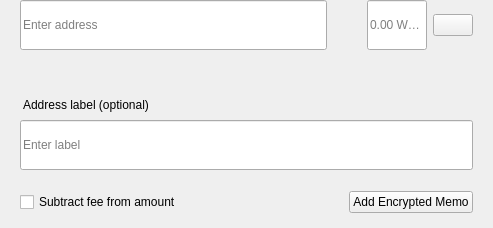
<?xml version="1.0" encoding="UTF-8"?>
<ui version="4.0">
 <class>SendMultiRow</class>
 <widget class="QWidget" name="SendMultiRow">
  <property name="geometry">
   <rect>
    <x>0</x>
    <y>0</y>
    <width>493</width>
    <height>228</height>
   </rect>
  </property>
  <property name="minimumSize">
   <size>
    <width>0</width>
    <height>0</height>
   </size>
  </property>
  <property name="maximumSize">
   <size>
    <width>16777215</width>
    <height>16777215</height>
   </size>
  </property>
  <property name="windowTitle">
   <string notr="true">N/A</string>
  </property>
  <layout class="QVBoxLayout" name="verticalLayout_3">
   <property name="spacing">
    <number>0</number>
   </property>
   <property name="leftMargin">
    <number>0</number>
   </property>
   <property name="topMargin">
    <number>0</number>
   </property>
   <property name="rightMargin">
    <number>20</number>
   </property>
   <property name="bottomMargin">
    <number>5</number>
   </property>
   <item alignment="Qt::AlignTop">
    <widget class="QWidget" name="widget" native="true">
     <property name="sizePolicy">
      <sizepolicy hsizetype="Expanding" vsizetype="Maximum">
       <horstretch>0</horstretch>
       <verstretch>0</verstretch>
      </sizepolicy>
     </property>
     <property name="minimumSize">
      <size>
       <width>0</width>
       <height>60</height>
      </size>
     </property>
     <property name="maximumSize">
      <size>
       <width>16777215</width>
       <height>85</height>
      </size>
     </property>
     <layout class="QHBoxLayout" name="horizontalLayout" stretch="6,0,2">
      <property name="spacing">
       <number>0</number>
      </property>
      <property name="leftMargin">
       <number>8</number>
      </property>
      <property name="topMargin">
       <number>0</number>
      </property>
      <property name="rightMargin">
       <number>0</number>
      </property>
      <property name="bottomMargin">
       <number>0</number>
      </property>
      <item alignment="Qt::AlignTop">
       <widget class="QStackedWidget" name="stackedAddress">
        <property name="minimumSize">
         <size>
          <width>0</width>
          <height>50</height>
         </size>
        </property>
        <property name="maximumSize">
         <size>
          <width>16777215</width>
          <height>50</height>
         </size>
        </property>
        <widget class="QWidget" name="page_4">
         <property name="sizePolicy">
          <sizepolicy hsizetype="Expanding" vsizetype="Preferred">
           <horstretch>0</horstretch>
           <verstretch>0</verstretch>
          </sizepolicy>
         </property>
         <property name="minimumSize">
          <size>
           <width>0</width>
           <height>50</height>
          </size>
         </property>
         <property name="maximumSize">
          <size>
           <width>16777215</width>
           <height>55</height>
          </size>
         </property>
         <layout class="QVBoxLayout" name="verticalLayout_7">
          <property name="spacing">
           <number>0</number>
          </property>
          <property name="leftMargin">
           <number>12</number>
          </property>
          <property name="topMargin">
           <number>0</number>
          </property>
          <property name="rightMargin">
           <number>0</number>
          </property>
          <property name="bottomMargin">
           <number>0</number>
          </property>
          <item>
           <widget class="QLineEdit" name="lineEditAddress">
            <property name="minimumSize">
             <size>
              <width>0</width>
              <height>50</height>
             </size>
            </property>
            <property name="maximumSize">
             <size>
              <width>16777215</width>
              <height>50</height>
             </size>
            </property>
            <property name="placeholderText">
             <string>Enter address</string>
            </property>
           </widget>
          </item>
         </layout>
        </widget>
        <widget class="QWidget" name="page_3"/>
       </widget>
      </item>
      <item>
       <spacer name="horizontalSpacer_3">
        <property name="orientation">
         <enum>Qt::Horizontal</enum>
        </property>
        <property name="sizeType">
         <enum>QSizePolicy::Fixed</enum>
        </property>
        <property name="sizeHint" stdset="0">
         <size>
          <width>40</width>
          <height>20</height>
         </size>
        </property>
       </spacer>
      </item>
      <item>
       <layout class="QHBoxLayout" name="horizontalLayout_2">
        <property name="spacing">
         <number>6</number>
        </property>
        <item alignment="Qt::AlignTop">
         <widget class="QLineEdit" name="lineEditAmount">
          <property name="sizePolicy">
           <sizepolicy hsizetype="Expanding" vsizetype="Preferred">
            <horstretch>0</horstretch>
            <verstretch>0</verstretch>
           </sizepolicy>
          </property>
          <property name="minimumSize">
           <size>
            <width>0</width>
            <height>50</height>
           </size>
          </property>
          <property name="maximumSize">
           <size>
            <width>16777215</width>
            <height>50</height>
           </size>
          </property>
          <property name="maxLength">
           <number>17</number>
          </property>
          <property name="alignment">
           <set>Qt::AlignLeading|Qt::AlignLeft|Qt::AlignVCenter</set>
          </property>
          <property name="placeholderText">
           <string notr="true">0.00 WAGE</string>
          </property>
         </widget>
        </item>
        <item>
         <layout class="QVBoxLayout" name="verticalLayout">
          <property name="topMargin">
           <number>14</number>
          </property>
          <property name="bottomMargin">
           <number>0</number>
          </property>
          <item alignment="Qt::AlignTop">
           <widget class="QPushButton" name="btnMenu">
            <property name="minimumSize">
             <size>
              <width>0</width>
              <height>0</height>
             </size>
            </property>
            <property name="maximumSize">
             <size>
              <width>16777215</width>
              <height>16777215</height>
             </size>
            </property>
            <property name="focusPolicy">
             <enum>Qt::NoFocus</enum>
            </property>
            <property name="text">
             <string/>
            </property>
           </widget>
          </item>
         </layout>
        </item>
       </layout>
      </item>
     </layout>
    </widget>
   </item>
   <item>
    <widget class="QWidget" name="layoutLabel" native="true">
     <property name="minimumSize">
      <size>
       <width>0</width>
       <height>0</height>
      </size>
     </property>
     <property name="maximumSize">
      <size>
       <width>16777215</width>
       <height>16777215</height>
      </size>
     </property>
     <layout class="QVBoxLayout" name="verticalLayout_9">
      <property name="spacing">
       <number>6</number>
      </property>
      <property name="leftMargin">
       <number>20</number>
      </property>
      <property name="topMargin">
       <number>0</number>
      </property>
      <property name="rightMargin">
       <number>0</number>
      </property>
      <property name="bottomMargin">
       <number>10</number>
      </property>
      <item>
       <spacer name="verticalSpacer">
        <property name="orientation">
         <enum>Qt::Vertical</enum>
        </property>
        <property name="sizeType">
         <enum>QSizePolicy::Fixed</enum>
        </property>
        <property name="sizeHint" stdset="0">
         <size>
          <width>20</width>
          <height>20</height>
         </size>
        </property>
       </spacer>
      </item>
      <item>
       <widget class="QLabel" name="labelSubtitleDescription">
        <property name="styleSheet">
         <string notr="true">margin-bottom:2px;
margin-left:0.05px;
padding:0px;</string>
        </property>
        <property name="text">
         <string>Address label (optional)</string>
        </property>
       </widget>
      </item>
      <item>
       <widget class="QLineEdit" name="lineEditDescription">
        <property name="minimumSize">
         <size>
          <width>0</width>
          <height>50</height>
         </size>
        </property>
        <property name="maximumSize">
         <size>
          <width>16777215</width>
          <height>50</height>
         </size>
        </property>
        <property name="placeholderText">
         <string>Enter label</string>
        </property>
       </widget>
      </item>
      <item>
       <spacer name="verticalSpacer_2">
        <property name="orientation">
         <enum>Qt::Vertical</enum>
        </property>
        <property name="sizeType">
         <enum>QSizePolicy::Fixed</enum>
        </property>
        <property name="sizeHint" stdset="0">
         <size>
          <width>20</width>
          <height>15</height>
         </size>
        </property>
       </spacer>
      </item>
      <item>
       <widget class="QWidget" name="containerMemo" native="true">
        <layout class="QHBoxLayout" name="horizontalLayout_5">
         <property name="leftMargin">
          <number>0</number>
         </property>
         <property name="topMargin">
          <number>0</number>
         </property>
         <property name="rightMargin">
          <number>0</number>
         </property>
         <property name="bottomMargin">
          <number>0</number>
         </property>
         <item>
          <widget class="QCheckBox" name="checkboxSubtractFeeFromAmount">
           <property name="toolTip">
            <string>The fee will be deducted from the amount being sent. The recipient will receive less WAGE than you enter in the amount field. If multiple recipients are selected, the fee is split equally.</string>
           </property>
           <property name="text">
            <string>Subtract fee from amount</string>
           </property>
          </widget>
         </item>
         <item>
          <spacer name="horizontalSpacer">
           <property name="orientation">
            <enum>Qt::Horizontal</enum>
           </property>
           <property name="sizeHint" stdset="0">
            <size>
             <width>40</width>
             <height>20</height>
            </size>
           </property>
          </spacer>
         </item>
         <item>
          <widget class="QPushButton" name="btnAddMemo">
           <property name="text">
            <string notr="true">Add Encrypted Memo</string>
           </property>
          </widget>
         </item>
        </layout>
       </widget>
      </item>
     </layout>
    </widget>
   </item>
  </layout>
 </widget>
 <resources/>
 <connections/>
</ui>
